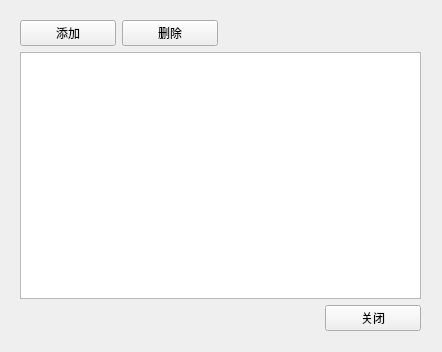
<?xml version="1.0" encoding="UTF-8"?>
<ui version="4.0">
 <class>PollGroupUI</class>
 <widget class="QWidget" name="PollGroupUI">
  <property name="geometry">
   <rect>
    <x>0</x>
    <y>0</y>
    <width>442</width>
    <height>352</height>
   </rect>
  </property>
  <property name="windowTitle">
   <string>Form</string>
  </property>
  <widget class="QWidget" name="gridLayoutWidget">
   <property name="geometry">
    <rect>
     <x>10</x>
     <y>10</y>
     <width>421</width>
     <height>331</height>
    </rect>
   </property>
   <layout class="QGridLayout" name="gridLayout">
    <property name="leftMargin">
     <number>10</number>
    </property>
    <property name="topMargin">
     <number>10</number>
    </property>
    <property name="rightMargin">
     <number>10</number>
    </property>
    <property name="bottomMargin">
     <number>10</number>
    </property>
    <item row="0" column="1">
     <widget class="QPushButton" name="pbDelete">
      <property name="text">
       <string>删除</string>
      </property>
     </widget>
    </item>
    <item row="0" column="0">
     <widget class="QPushButton" name="pbAdd">
      <property name="text">
       <string>添加</string>
      </property>
     </widget>
    </item>
    <item row="2" column="3">
     <widget class="QPushButton" name="pbClose">
      <property name="text">
       <string>关闭</string>
      </property>
     </widget>
    </item>
    <item row="2" column="0" colspan="3">
     <spacer name="horizontalSpacer">
      <property name="orientation">
       <enum>Qt::Horizontal</enum>
      </property>
      <property name="sizeHint" stdset="0">
       <size>
        <width>40</width>
        <height>20</height>
       </size>
      </property>
     </spacer>
    </item>
    <item row="1" column="0" colspan="4">
     <widget class="QTableView" name="tvPollGroups">
      <property name="sortingEnabled">
       <bool>true</bool>
      </property>
     </widget>
    </item>
    <item row="0" column="2" colspan="2">
     <spacer name="horizontalSpacer_2">
      <property name="orientation">
       <enum>Qt::Horizontal</enum>
      </property>
      <property name="sizeHint" stdset="0">
       <size>
        <width>40</width>
        <height>20</height>
       </size>
      </property>
     </spacer>
    </item>
   </layout>
  </widget>
 </widget>
 <resources/>
 <connections/>
</ui>
